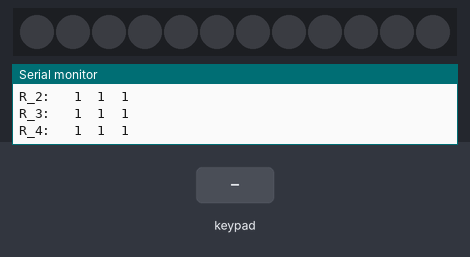
Simulated run of this sketch. Board: Arduino Uno, built with avr-gcc and run on an emulated ATmega328P. Shown: 12 RGB LEDs in strip order, left to right, the last lines printed to the serial monitor. Wiring (inferred from the names in the program): 4×3 keypad with keys 1 2 3 4 5 6 7 8 9 * 0 # (labels assumed): rows pin 2, pin 3, pin 4, pin 5; columns pin 8, pin 9, pin 10. The test bench sets the inputs (shaded band).

Above: at 1.2 s.
1.3 s: keypad keys 1 2 pressed 0.4 s apart
At 1.84 s:
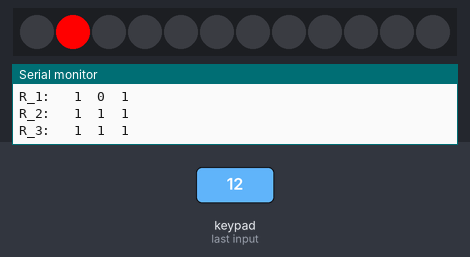
3.6 s: key '3' pressed
At 3.78 s:
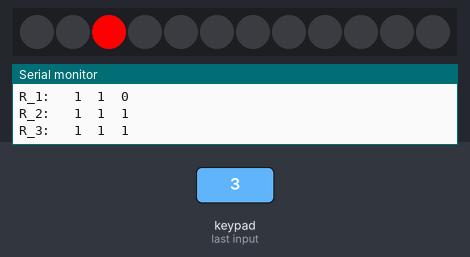
5.3 s: key '4' pressed
At 5.46 s:
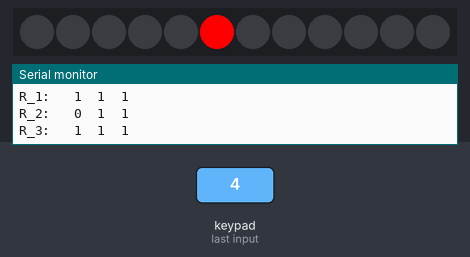
7.0 s: keypad keys 1 2 # pressed 0.4 s apart
At 7.95 s:
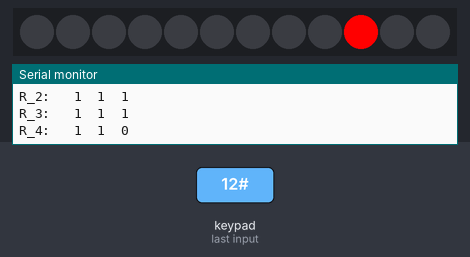
Timing chart, 0 to 10.0 s (numbered marks = the images above; inputs shaded):
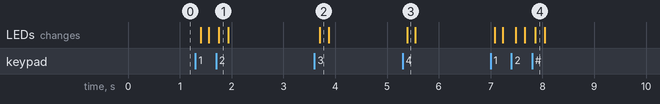

Measured:
- after the input at 1.3 s, the LEDs: first change after 0.11 s (image 1 shows a later state)
- after the input at 3.6 s, the LEDs: change after 0.10 s (image 2)
- after the input at 5.3 s, the LEDs: change after 0.09 s (image 3)
- after the input at 7.0 s, the LEDs: first change after 0.08 s (image 4 shows a later state)

The sketch:

button_matrix_leds.ino
```cpp
#include <FastLED.h>

#define NUM_LEDS 12
#define DATA_PIN 11

CRGB leds[NUM_LEDS];

//Zeile mit Input Pins
byte rows[] = {2, 3, 4, 5};
const int rowCount = sizeof(rows) / sizeof(rows[0]); //rechnet die Länge der Liste aus

//Spalte mit Output Pins
byte cols[] = {8, 9, 10};
const int colCount = sizeof(cols) / sizeof(cols[0]); //rechnet die Länge der Liste aus

byte keys[colCount][rowCount]; //Liste der Tastenzustände

void setup() {
  FastLED.addLeds<NEOPIXEL, DATA_PIN>(leds, NUM_LEDS);

  Serial.begin(9600);

  for (int x = 0; x < rowCount; x++) {
    pinMode(rows[x], INPUT);
  }

  for (int x = 0; x < colCount; x++) {
    pinMode(cols[x], INPUT_PULLUP);
  }

}

void readMatrix() {
  // Prüft die Spalten (col)
  for (int colIndex = 0; colIndex < colCount; colIndex++) {
    // col auf output low
    byte curCol = cols[colIndex];
    pinMode(curCol, OUTPUT);
    digitalWrite(curCol, LOW);

   // Prüft die Zeilen (row) der jeweiligen Spalte (col)
    for (int rowIndex = 0; rowIndex < rowCount; rowIndex++) {
      byte rowCol = rows[rowIndex];
      pinMode(rowCol, INPUT_PULLUP);
      keys[colIndex][rowIndex] = digitalRead(rowCol);
      pinMode(rowCol, INPUT);
    }
    // schaltet die Spalte wieder aus
    pinMode(curCol, INPUT);
  }
}

void printMatrix() {
  for (int rowIndex = 0; rowIndex < rowCount; rowIndex++) {

    Serial.print(F("R_"));
    Serial.print(rowIndex + 1); Serial.print(F(": ")); Serial.print("\t");

    for (int colIndex = 0; colIndex < colCount; colIndex++) {
      Serial.print(keys[colIndex][rowIndex]);
      if (colIndex < colCount)
        Serial.print("\t");
    }
    Serial.println("");
  }
  Serial.println("");
}

void lightLeds() {
  //First button lights first LED
  if (keys[0][0] == 0) {
    // Turn the LED on
    leds[0] = CRGB::Red;                    //LED wird rot geschalten
    FastLED.show();                         //wird angezeigt
    delay(0);                               //warten
  }
  else if (keys[0][0] == 1) {
    // Turn the LED off
    leds[0] = CRGB::Black;
    FastLED.show();
    delay(0);
  }

  //Second button lights sixth LED
  if (keys[0][1] == 0) {
    leds[5] = CRGB::Red;
    FastLED.show();
    delay(0);
  }
  else if (keys[0][1] == 1) {
    leds[5] = CRGB::Black;
    FastLED.show();
    delay(0);
  }

  //Third button lights seventh LED
  if (keys[0][2] == 0) {
    leds[6] = CRGB::Red;
    FastLED.show();
    delay(0);
  }
  else if (keys[0][2] == 1) {
    leds[6] = CRGB::Black;
    FastLED.show();
    delay(0);
  }

  //Fourth button lights twelveth LED
  if (keys[0][3] == 0) {
    leds[11] = CRGB::Red;
    FastLED.show();
    delay(0);
  }
  else if (keys[0][3] == 1) {
    leds[11] = CRGB::Black;
    FastLED.show();
    delay(0);
  }

  //Fifth button lights second LED
  if (keys[1][0] == 0) {
    leds[1] = CRGB::Red;
    FastLED.show();
    delay(0);
  }
  else if (keys[1][0] == 1) {
    leds[1] = CRGB::Black;
    FastLED.show();
    delay(0);
  }

  //Sixth button lights fifeth LED
  if (keys[1][1] == 0) {
    leds[4] = CRGB::Red;
    FastLED.show();
    delay(0);
  }
  else if (keys[1][1] == 1) {
    leds[4] = CRGB::Black;
    FastLED.show();
    delay(0);
  }

  //Seventh button lights eighth LED
  if (keys[1][2] == 0) {
    leds[7] = CRGB::Red;
    FastLED.show();
    delay(0);
  }
  else if (keys[1][2] == 1) {
    leds[7] = CRGB::Black;
    FastLED.show();
    delay(0);
  }

  //Eighth button lights twelveth LED
  if (keys[1][3] == 0) {
    leds[10] = CRGB::Red;
    FastLED.show();
    delay(0);
  }
  else if (keys[1][3] == 1) {
    leds[10] = CRGB::Black;
    FastLED.show();
    delay(0);
  }

  //Nineth button lights third LED
  if (keys[2][0] == 0) {
    leds[2] = CRGB::Red;
    FastLED.show();
    delay(0);
  }
  else if (keys[2][0] == 1) {
    leds[2] = CRGB::Black;
    FastLED.show();
    delay(0);
  }

  //Tenth button lights fourth LED
  if (keys[2][1] == 0) {
    leds[3] = CRGB::Red;
    FastLED.show();
    delay(0);
  }
  else if (keys[2][1] == 1) {
    leds[3] = CRGB::Black;
    FastLED.show();
    delay(0);
  }

  //Eleventh button lights nineth LED
  if (keys[2][2] == 0) {
    leds[8] = CRGB::Red;
    FastLED.show();
    delay(0);
  }
  else if (keys[2][2] == 1) {
    leds[8] = CRGB::Black;
    FastLED.show();
    delay(0);
  }

  //Twelveth button lights tenth LED
  if (keys[2][3] == 0) {
    leds[9] = CRGB::Red;
    FastLED.show();
    delay(0);
  }
  else if (keys[2][3] == 1) {
    leds[9] = CRGB::Black;
    FastLED.show();
    delay(0);
  }
}

void loop() {
  readMatrix();

  printMatrix();

  lightLeds();

}
```
